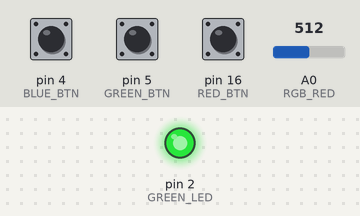
Bench run of a sketch on a simulated Arduino Uno, built with avr-gcc and run on an emulated ATmega328P. Parts: output pins drawn as LEDs (lit = HIGH). The inputs (shaded band) are chosen by the test bench; at power-on: pin 4 (BLUE_BTN) LOW, pin 5 (GREEN_BTN) LOW, A0 (RGB_RED) = 512, pin 16 (RED_BTN) LOW.

Above: at 1.3 s.
At 6.1 s:
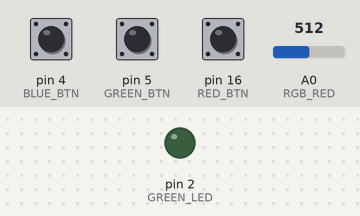
Timing chart, 0 to 7.4 s (numbered marks = the images above):
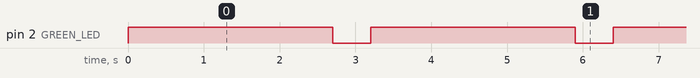

The sketch:

FreePlay.ino
```cpp
#include "Arduino.h"

#define RGB_RED			14		// D5
#define RGB_GREEN		12		// D6
#define RGB_BLUE		13		// D7

#define GREEN_LED    	2      // D4
#define RED_BTN   		16     	// D0
#define GREEN_BTN		5		// D1
#define BLUE_BTN		4		// D2
#define SOUNDSENSOR		A0

void setup()
{
	pinMode(RED_BTN, INPUT);
	pinMode(GREEN_BTN, INPUT);
	pinMode(BLUE_BTN, INPUT);
	pinMode(GREEN_LED, OUTPUT);
	Serial.begin(115200);
}


void loop()
{
//Add your repeated code here
	int redvalue = digitalRead(RED_BTN);
	int greenvalue = digitalRead(GREEN_BTN);
	int bluevalue = digitalRead(BLUE_BTN);
	//Serial.println(greenvalue + redvalue + bluevalue);
	int soundvalue = analogRead(SOUNDSENSOR);
	//Serial.println(soundvalue);
	digitalWrite(GREEN_LED, HIGH);
	delay(200);
	digitalWrite(RGB_RED, HIGH);
	delay(500);
	digitalWrite(RGB_RED, LOW);
	delay(500);
	digitalWrite(RGB_GREEN, HIGH);
	delay(500);
	digitalWrite(RGB_GREEN, LOW);
	delay(500);
	digitalWrite(RGB_BLUE, HIGH);
	delay(500);
	digitalWrite(RGB_BLUE, LOW);

	digitalWrite(GREEN_LED, LOW);
	delay(500);
}
```

Measured:
- by itself, pin 2 (GREEN_LED): alternates HIGH for 2.7 s and LOW for 0.50 s
